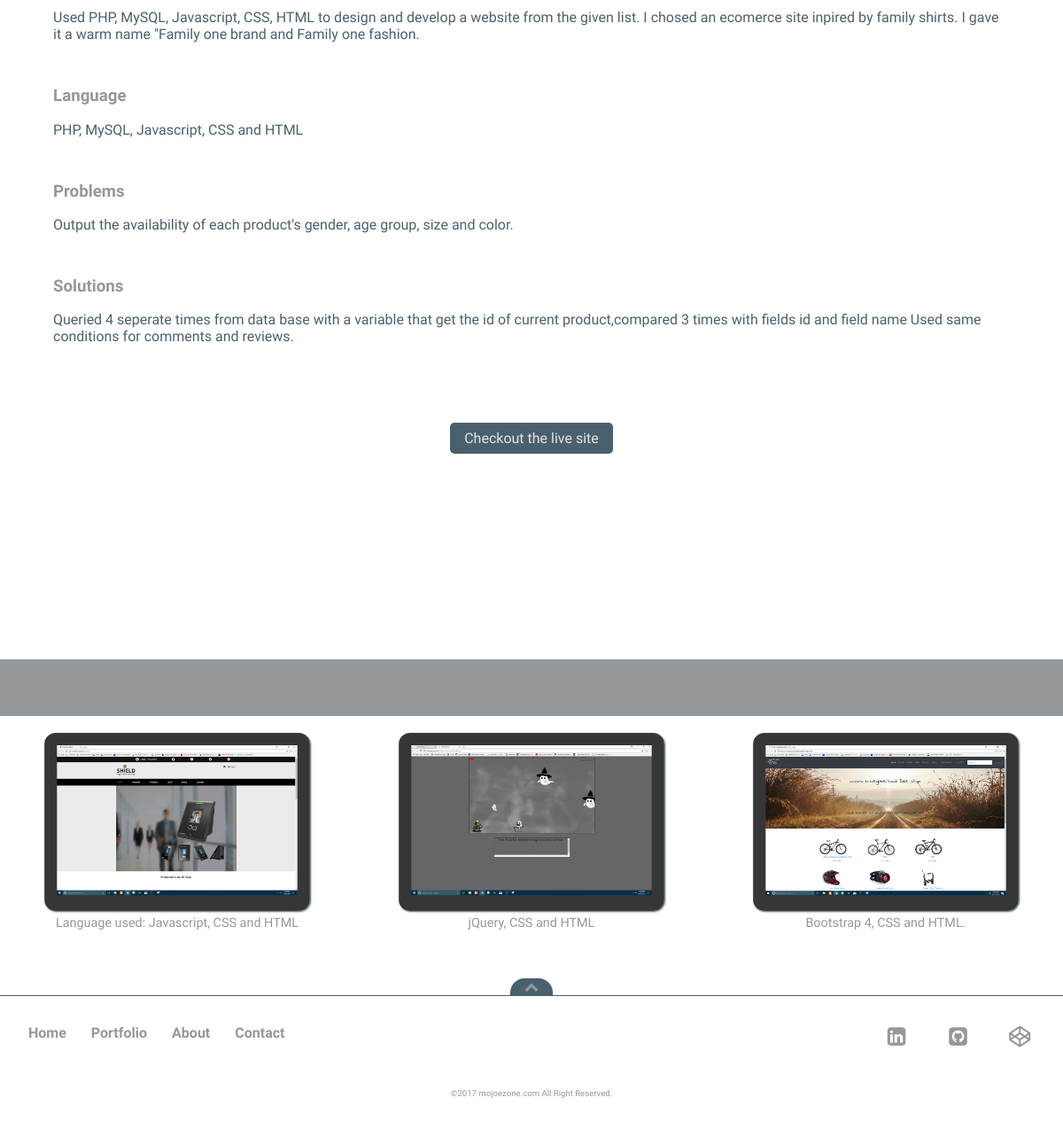
/portfolio/project.php?p_id=1 (lower part), run on an earlier commit of the app's database.
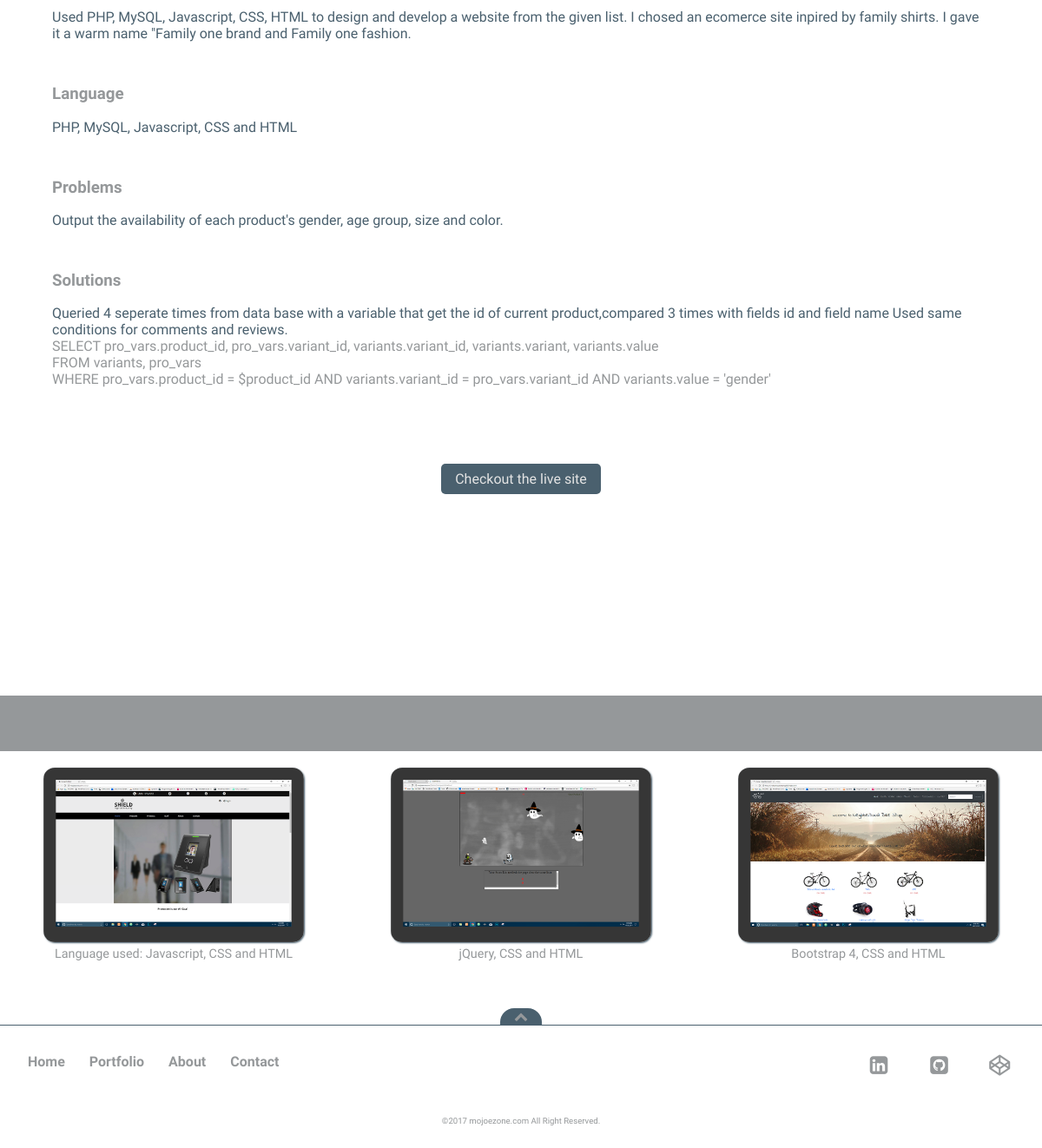
And on a later commit of the database.
### tables this page shows
CREATE TABLE `projects` (
  `p_id` int(11) NOT NULL,
  `p_name` varchar(40) NOT NULL,
  `p_logo` varchar(100) NOT NULL,
  `p_m_image` varchar(100) NOT NULL,
  `p_d_image` varchar(100) NOT NULL,
  `p_roll` text NOT NULL,
  `p_objective` text NOT NULL,
  `p_language` text NOT NULL,
  `p_problems` text NOT NULL,
  `p_solutions` text NOT NULL,
  `p_url` varchar(2083) NOT NULL
);

### portfolio/project.php (the view, shortened to what this page needs)
<?php
include('header.php');
$p_id = $_GET['p_id'];
?>
<main>
<div class="projectContainer">
<?php project(); ?>
</div>
<div class="otherProjects">
   <?php
    $query = "SELECT p_d_image, p_id, p_language, p_name
              FROM projects
              WHERE NOT projects.p_id = $p_id
              LIMIT 3";
    $result = $db->query($query);
    if($result->num_rows >= 1){
        while($row = $result->fetch_assoc()){
    ?>
    <div class="otherProject">
        <h3><a href="project.php?p_id=<?php echo $row['p_id'];  ?>"><img src="<?php echo $row['p_d_image']; ?>" alt="<?php echo $row['p_name'] ?>"></a></h3>
        <p><?php echo $row['p_language']; ?></p>
    </div>
    <?php
        }
    }
            ?>
</div>
</main>
<?php include('footer.php'); ?>

### portfolio/header.php (shortened to what this page needs)
<?php
require('db-config.php');
$p_id = $_GET['p_id'];
include_once('functions.php');
$url = $_SERVER['PHP_SELF'];
$urlName = basename($url);
$urlName = basename($urlName, '.php');
?>
    <!DOCTYPE html>
    <html lang="en">
    <head>
        <link type="text/css" rel="stylesheet" href="css/normalize.css">
        <link type="text/css" rel="stylesheet" href="css/style.css">
    </head>
    <body>

### portfolio/functions.php (shortened to what this page needs)
    <?php
function project(){
    global $db;
    global $p_id;
    $query = "SELECT *
              FROM projects
              WHERE projects.p_id = $p_id
              LIMIT 1";
    $result = $db->query($query);
    if($result->num_rows >= 1){
        while($row = $result->fetch_assoc()){
            If(!$row['p_logo']){
        echo '<div class="pTitleContainer">
        <h2>'.$row['p_name'].'</h2>';
    }else{
        echo '<div class="pTitleContainer">
        <h2><img src="'.$row['p_logo'].'" alt="'.$row['p_name'].'" >'.'</h2>';
    }
    echo
   ' </div>
    <div class="pCaseStudy clearfix">
        <h3>Roll</h3>
        <p>'.$row['p_roll'].'</p>
        <h3>Objective</h3>
        <p>'.$row['p_objective'].'</p>
        <h3>Language</h3>
        <p>'.$row['p_language'].'</p>
        <h3>Problems</h3>
        <p>'.$row['p_problems'].'</p>
        <h3>Solutions</h3>
        <p>'.$row['p_solutions'].'</p>
    </div>'?>
    <div class="buttonContainer"><a class="button" href="<?php echo $row['p_url']; ?>" target="_blank">Checkout the live site</a></div>
<?php
        }
}
}

### portfolio/footer.php (shortened to what this page needs)
<div class="toTop clearfix"><a href="#" class="icon-up-open"></a></div>
<footer>
    <nav>
        <ul class="footerNav">
            <li>
                <a class="<?php if($urlName == 'index'){echo 'active';} ?>" href="index.php">Home</a>
            </li>
            <li>
                <a class="<?php if($urlName == 'portfolio'){echo 'active';} ?>" href="portfolio.php">Portfolio</a>
            </li>
            <li>
                <a class="<?php if($urlName == 'about'){echo 'active';} ?>" href="about.php">About</a>
            </li>
            <li>
                <a class="<?php if($urlName == 'contact'){echo 'active';} ?>"  href="contact.php">Contact</a>
            </li>
        </ul>
    </nav>
    <nav>
        <ul class="socialNav">
            <li>
                <a href="https://www.linkedin.com/in/joe-mo-04228b101/" target="_blank"><span class="icon-linkedin-squared"></span></a>
            </li>
            <li>
                <a href="https://github.com/Mojoezone" target="_blank"><span class="icon-github-squared"></span></a>
            </li>
            <li>
                <a href="https://codepen.io/mojoezone/" target="_blank"><span class="icon-codeopen"></span></a>
            </li>
        </ul>
    </nav>
    <p class="copyRight">&copy;<span id="currentYear"></span> mojoezone.com All Right Reserved.</p>
</footer>
</body>
</html>

### portfolio/css/style.css (style rules this page uses)
.button, .moreButton, .formContainer form .button { background-color: #4A606E; color: #e4e4e4; }
.clearfix { content: " "; clear: both; }
* { box-sizing: border-box; }
a { text-decoration: none; }
.codes { color: #95989A; }
body { font-family: 'Monda', sans-serif; }
footer { border-top: 1px solid #4A606E; padding: 1em .5em; }
.footerNav { float: left; padding-left: 0; font-weight: 700; }
.footerNav a { color: #95989A; transition: all .4s easy-in-out; }
.socialNav { float: right; }
.socialNav li { display: inline-block; padding-left: .5em; }
.socialNav li a { font-size: 1.5em; color: #95989A; transition: all .4s easy-in-out; }
.copyRight { clear: both; font-size: .6em; color: #95989A; }
.toTop { text-align: center; transition: all .4s easy-in-out; }
.toTop a { color: #95989A; background-color: #4A606E; padding: 0 .8em; -webkit-border-radius: 1em 1em 0 0; -moz-border-radius: 1em 1em 0 0; -ms-border-radius: 1em 1em 0 0; border-radius: 1em 1em 0 0; transition: all .4s easy-in-out; }
main { min-height: 25em; }
.projectContainer .pCaseStudy { margin-top: 4em; padding: 0 .8em; }
.projectContainer .pCaseStudy h3 { color: #95989A; margin-bottom: 0; line-height: 3em; }
.projectContainer .pCaseStudy p { margin-top: 0; margin-bottom: 2em; color: #4A606E; }
.projectContainer .buttonContainer { text-align: center; }
.projectContainer .buttonContainer .button, .projectContainer .buttonContainer .moreButton { padding: .5em 1em; -webkit-border-radius: 5px; -moz-border-radius: 5px; -ms-border-radius: 5px; border-radius: 5px; transition: all .2s easy-in-out; }
.otherProjects { background-color: #95989A; padding: 2em 0; margin: 15em 0 2em 0; text-align: center; }
.otherProjects .otherProject { width: 80%; background-color: #4A606E; margin: 0 auto; -webkit-border-radius: 12px; -moz-border-radius: 12px; -ms-border-radius: 12px; border-radius: 12px; }
.otherProjects .otherProject h3 { margin-bottom: 0; }
.otherProjects .otherProject h3 img { width: 100%; box-shadow: 1px 1px 2px #4A606E; -webkit-border-radius: 13px; -moz-border-radius: 13px; -ms-border-radius: 13px; border-radius: 13px; }
.otherProjects .otherProject p { font-size: .9em; margin-top: 0; color: #95989A; padding-bottom: .5em; }
@media only screen and (min-width: 768px) { body { transition: all .4s ease-in-out; } }
@media only screen and (min-width: 768px) { .footerNav { width: 60%; } }
@media only screen and (min-width: 768px) { .footerNav > li { display: inline-block; padding-left: 1.5em; } }
@media only screen and (min-width: 768px) { .socialNav li { padding-right: 1.5em; } }
@media only screen and (min-width: 768px) { .copyRight { padding-top: 3em; text-align: center; } }
@media only screen and (min-width: 768px) { main { min-height: 35em; } }
@media only screen and (min-width: 768px) { .projectContainer .pCaseStudy { padding: 4em 5%; } }
@media only screen and (min-width: 768px) { .otherProjects .otherProject { width: 25%; float: left; margin: 2em 4.1666%; background-color: transparent; } }
[class^="icon-"]:before, [class*=" icon-"]:before { font-family: "fontello"; font-style: normal; font-weight: normal; speak: none; display: inline-block; text-decoration: inherit; width: 1em; margin-right: .2em; text-align: center; font-variant: normal; text-transform: none; line-height: 1em; margin-left: .2em; -webkit-font-smoothing: antialiased; -moz-osx-font-smoothing: grayscale; }
.icon-up-open:before { content: '\e802'; }
.icon-codeopen:before { content: '\f1cb'; }
.icon-github-squared:before { content: '\f300'; }
.icon-linkedin-squared:before { content: '\f30c'; }

What changed in the data, as far as the page shows it:
changed projects "PHP, MySQL, Javascript, CSS and HTML": p_solutions "…for comments and reviews." → "…for comments and reviews. SELECT pro_vars.product_id, pro_vars.variant_id, variants.variant_id, variants.variant, variants.value FROM variants, pro_vars WHERE pro_vars.product_id = $product_id AND variants.variant_id = pro_vars.variant_id AND variants.value = 'gender'"
changed projects: p_language "Bootstrap 4, CSS and HTML." → "Bootstrap 4, CSS and HTML"
